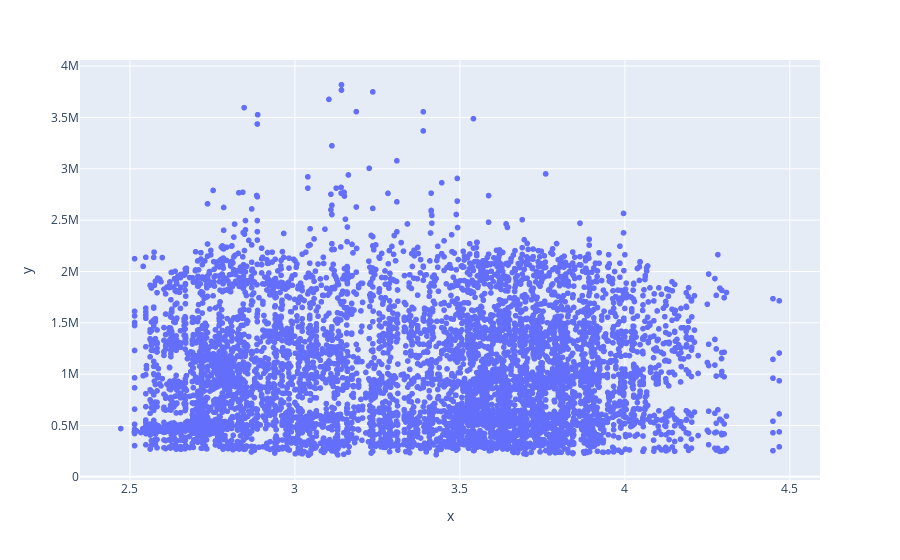

The notebook cell this image was saved under:
### Code cell
# Check effect of Fuel_Price on Weekly_Sales
warnings.filterwarnings("ignore", category=DeprecationWarning)

px.scatter(x=walmart_data['Fuel_Price'],y=walmart_data['Weekly_Sales'])

### Figure 1 — Plotly figure (JSON) as saved in the notebook; plotly's stock layout.template omitted (floating-point values rounded to 4 significant figures; data arrays with more than 128 entries replaced by an {"elided": "..."} marker saying what was removed)
{"data": [{"hovertemplate": "x=%{x}<br>y=%{y}<extra></extra>", "legendgroup": "", "marker": {"color": "#636efa", "symbol": "circle"}, "mode": "markers", "name": "", "showlegend": false, "type": "scattergl", "x": {"elided": "6434 float values"}, "xaxis": "x", "y": {"elided": "6434 float values"}, "yaxis": "y"}], "layout": {"legend": {"tracegroupgap": 0}, "margin": {"t": 60}, "xaxis": {"anchor": "y", "domain": [0, 1], "title": {"text": "x"}}, "yaxis": {"anchor": "x", "domain": [0, 1], "title": {"text": "y"}}}}
